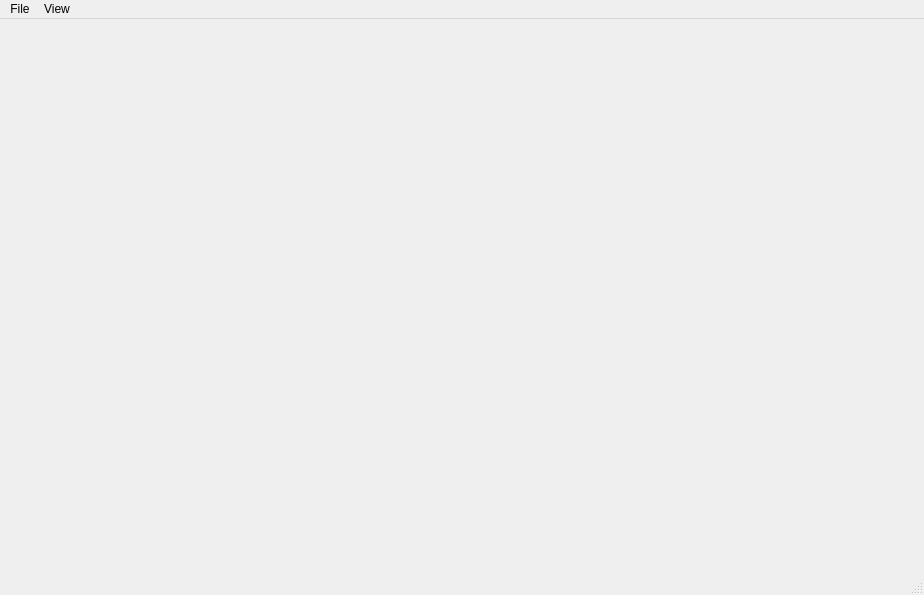
<?xml version="1.0" encoding="UTF-8"?>
<ui version="4.0">
 <class>STPlotWindow</class>
 <widget class="QMainWindow" name="STPlotWindow">
  <property name="geometry">
   <rect>
    <x>0</x>
    <y>0</y>
    <width>924</width>
    <height>595</height>
   </rect>
  </property>
  <property name="windowTitle">
   <string>MainWindow</string>
  </property>
  <widget class="QWidget" name="centralWidget">
   <layout class="QHBoxLayout" name="horizontalLayout">
    <item>
     <widget class="ads::CDockManager" name="dockContainer" native="true">
      <property name="sizePolicy">
       <sizepolicy hsizetype="Expanding" vsizetype="Preferred">
        <horstretch>0</horstretch>
        <verstretch>0</verstretch>
       </sizepolicy>
      </property>
     </widget>
    </item>
   </layout>
  </widget>
  <widget class="QMenuBar" name="menuBar">
   <property name="geometry">
    <rect>
     <x>0</x>
     <y>0</y>
     <width>924</width>
     <height>22</height>
    </rect>
   </property>
   <widget class="QMenu" name="menuView">
    <property name="title">
     <string>View</string>
    </property>
   </widget>
   <widget class="QMenu" name="menuFile">
    <property name="title">
     <string>File</string>
    </property>
    <addaction name="actionNew"/>
    <addaction name="actionOpen"/>
    <addaction name="actionSave"/>
   </widget>
   <addaction name="menuFile"/>
   <addaction name="menuView"/>
  </widget>
  <widget class="QStatusBar" name="statusBar"/>
  <action name="actionNew">
   <property name="text">
    <string>New</string>
   </property>
  </action>
  <action name="actionOpen">
   <property name="text">
    <string>Load</string>
   </property>
  </action>
  <action name="actionSave">
   <property name="text">
    <string>Save</string>
   </property>
  </action>
 </widget>
 <layoutdefault spacing="6" margin="11"/>
 <customwidgets>
  <customwidget>
   <class>ads::CDockManager</class>
   <extends>QWidget</extends>
   <header>DockManager.h</header>
   <container>1</container>
  </customwidget>
 </customwidgets>
 <resources/>
 <connections/>
</ui>
